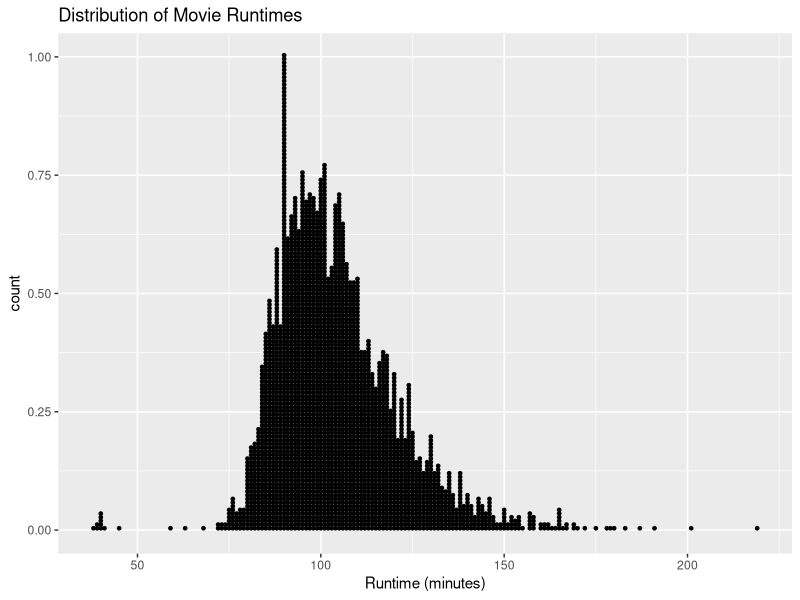
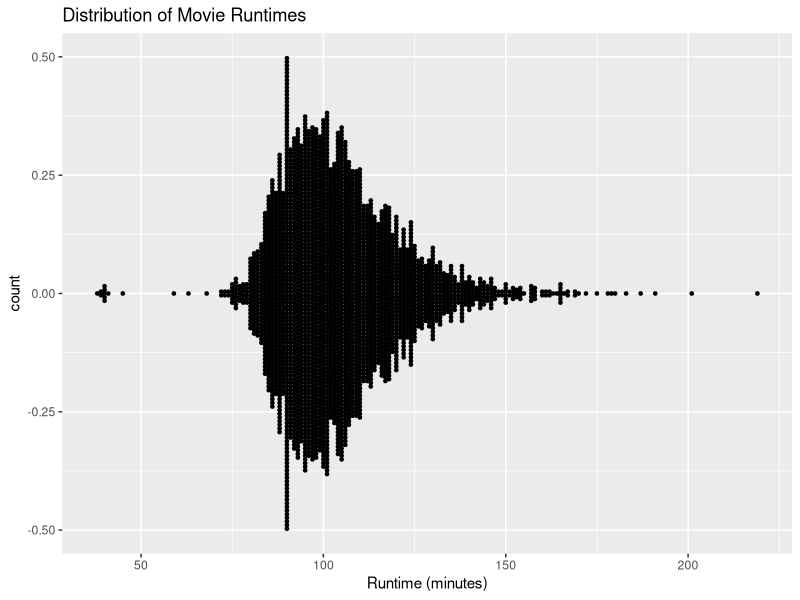
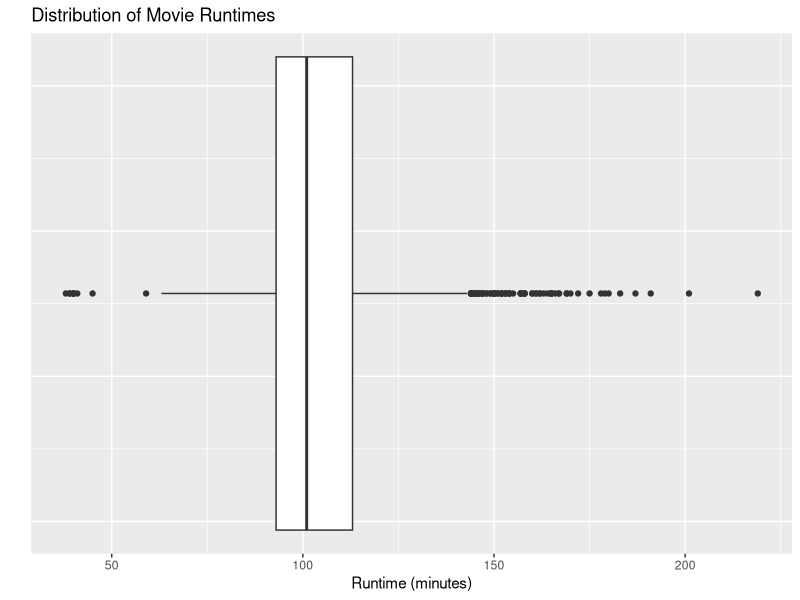
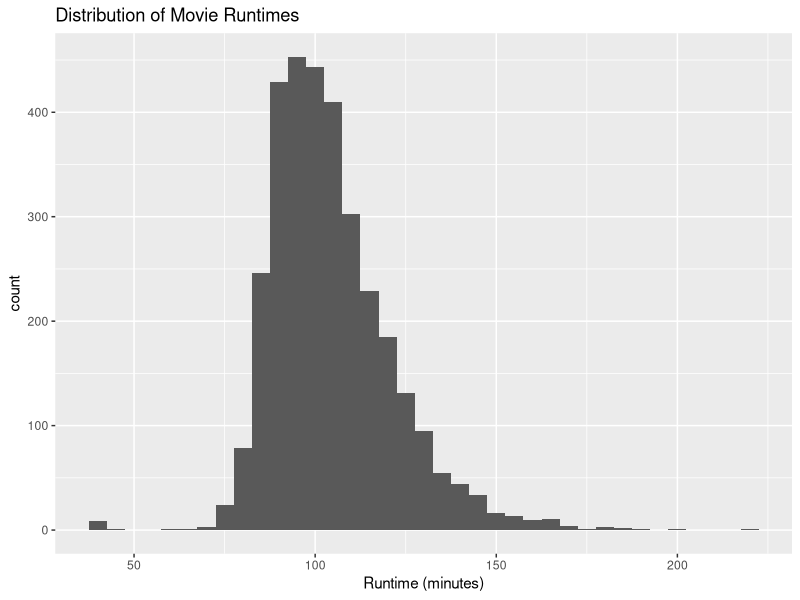
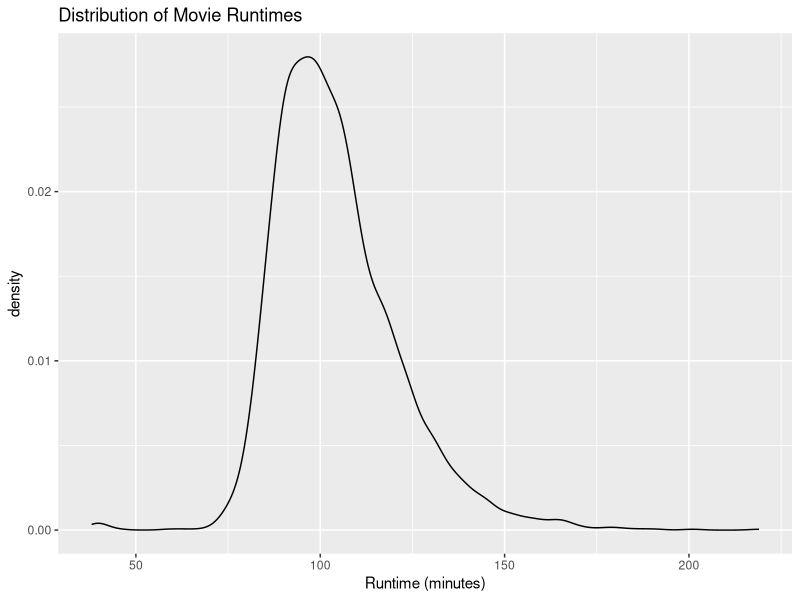
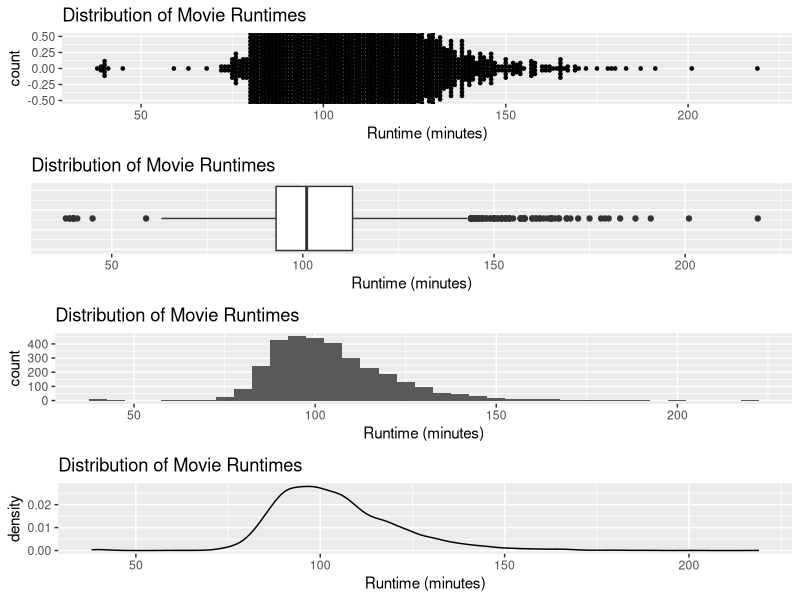

The R source for these figures, in order:
#Quantitative Univariate Analysis
# Visualizing One Numeric Variable

# Using the ggplot2 graphics system
library("ggplot2")

# Set working directory
setwd("C:/Users/anyai/Documents/GitHub/DataViz")

# Load the movie data from csv
movies <- read.csv("Movies.csv")

# Peak at the structure
str(movies)

# Dot Plot
ggplot(
  data = movies,
  aes(x = Runtime, stat = "count")) +
  geom_dotplot(binwidth = 1) +
  ggtitle("Distribution of Movie Runtimes") +
  xlab("Runtime (minutes)")

# Violin-style dot plot
ggplot(
  data = movies,
  aes(x = Runtime, stat = "count")) +
  geom_dotplot(binwidth = 1,
               stackdir = "center") +
  ggtitle("Distribution of Movie Runtimes") +
  xlab("Runtime (minutes)")

# Box plot
ggplot(
  data = movies,
  aes(x=Runtime, y=Runtime))+
  geom_boxplot() +
  coord_flip() +
  ggtitle("Distribution of Movie Runtimes") +
  xlab("") +
  ylab("Runtime (minutes)")+
  theme(
    axis.text.y = element_blank(),
    axis.ticks.y = element_blank()
  )

# Histogram
ggplot(
  data = movies,
  aes(x=Runtime)) +
  geom_histogram(binwidth = 5) +
  ggtitle("Distribution of Movie Runtimes") +
  xlab("Runtime (minutes)")

# Density Plot
ggplot(
  data = movies,
  aes(x=Runtime))+
  geom_density()+
  ggtitle("Distribution of Movie Runtimes") +
  xlab("Runtime (minutes)")


# Create 4 row 1 column dash board

#clear Plot window
dev.off()

library(grid)

viewport <- viewport(
  layout = grid.layout(4,1))

pushViewport(viewport)

# Violin-style dot plot
dot <- ggplot(
  data = movies,
  aes(x = Runtime, stat = "count")) +
  geom_dotplot(binwidth = 1,
               stackdir = "center") +
  ggtitle("Distribution of Movie Runtimes") +
  xlab("Runtime (minutes)")

print(
  x = dot,
  vp = viewport(
    layout.pos.row = 1,
    layout.pos.col = 1
  )
)

# Box plot
box <- ggplot(
  data = movies,
  aes(x=Runtime, y=Runtime))+
  geom_boxplot() +
  coord_flip() +
  ggtitle("Distribution of Movie Runtimes") +
  xlab("") +
  ylab("Runtime (minutes)")+
  theme(
    axis.text.y = element_blank(),
    axis.ticks.y = element_blank()
  )

print(
  x = box,
  vp = viewport(
    layout.pos.row = 2,
    layout.pos.col = 1
  )
)

# Histogram
hist <- ggplot(
  data = movies,
  aes(x=Runtime)) +
  geom_histogram(binwidth = 5) +
  ggtitle("Distribution of Movie Runtimes") +
  xlab("Runtime (minutes)")

print(
  x = hist,
  vp = viewport(
    layout.pos.row = 3,
    layout.pos.col = 1
  )
)

# Density Plot
dens <- ggplot(
  data = movies,
  aes(x=Runtime))+
  geom_density()+
  ggtitle("Distribution of Movie Runtimes") +
  xlab("Runtime (minutes)")

print(
  x = dens,
  vp = viewport(
    layout.pos.row = 4,
    layout.pos.col = 1
  )
)
